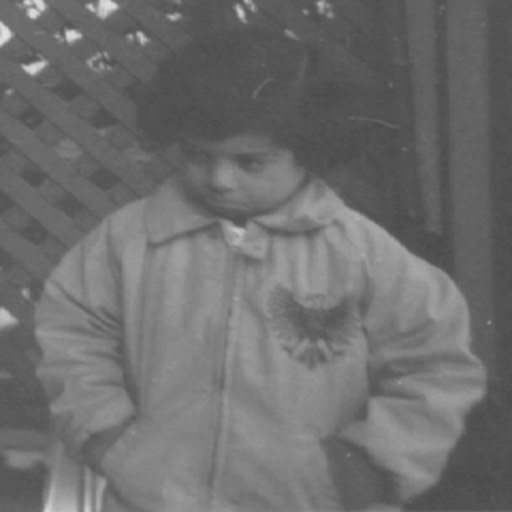
#> input picture clases/Cap03_Mejoramiento_Espacial/Matlab_Python/pout.png, 512 x 512 px
$ jupyter execute TRAT03_Equalization.ipynb
#> lines starting #> are read from the running program, lines starting #| are printed output that depends on the picture
[cell 1]
import numpy as np
from  cv2 import imread
import matplotlib.pyplot as plt

[cell 2]
def howis(img):
  print('size = ',img.shape)
  print('max  = ',np.max(img))
  print('min  = ',np.min(img))


def imhist(X):
  (N,M) = X.shape
  n = 256
  h = np.zeros((256,))
  for i in range(N):
    for j in range(M):
      x = X[i,j]
      h[x] = h[x]+1
  plt.figure(figsize=(60,9))
  plt.bar(range(n),h[0:n])
  plt.show()

[cell 3]
# equalizacion que fuerza al histograma de salida ser uniforme
def hist_forceuni(img):

    img_x = img.copy()
    img_x = 255 * ((img_x - img_x.min()) / (img_x.max() - img_x.min()))

    n, m = img_x.shape
    y = np.zeros((n * m, 1), dtype=np.uint8)
    j = np.argsort(img_x.flatten())
    z = np.zeros((n * m, 1), dtype=np.uint8)
    d = np.int64(np.fix((n * m / 256) + 0.5))

    for i in range(255):
        z[i * d:(i + 1) * d] = i * np.ones((d, 1))  # , dtype=np.uint8)
    z[255 * d:n * m] = 255 * np.ones((n * m - 255 * d, 1))  # , dtype=np.uint8)

    y[j] = z
    y = y.reshape(n, m)

    return y

[cell 4]
X0 = imread('pout.png',0)
#> X0 is the input picture: shape (512, 512); min 74, max 224, mean 110.3
plt.figure(figsize=(8,8))
plt.axis('off')
plt.imshow(X0,cmap='gray')
plt.show()
howis(X0)
#| size =  (512, 512)
#| max  =  224
#| min  =  74

[cell 5]
imhist(X0)
#> after the loop in imhist, `for i in range(N):`: h = 256 values, max 11400 at index 82, min 0 at index 0, mean 1024
#> in imhist, `plt.show()`:
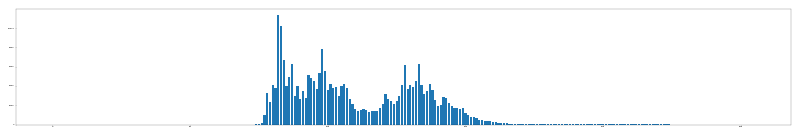
#> figure drawn by matplotlib, 1 panel; tallest bar 11400 high, from x = 81.6 to 82.4

[cell 6]
X1 = X0.copy()
X1 = 255 * ((X1 - X1.min()) / (X1.max() - X1.min()))
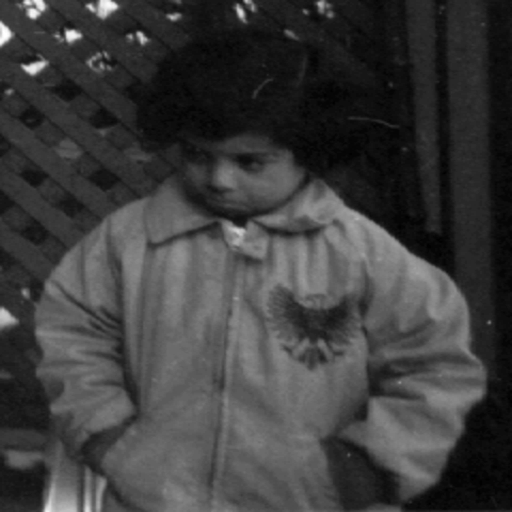
#> X1: shape (512, 512) float64; min 0, max 255, mean 61.7
X1 = X1.astype(np.uint8)
howis(X1)
#| size =  (512, 512)
#| max  =  255
#| min  =  0
plt.figure(figsize=(8,8))
plt.axis('off')
plt.imshow(X1,cmap='gray')

[cell 7]
imhist(X1)
#> after the loop in imhist (call 2), `for i in range(N):`: h = 256 values, max 11400 at index 13, min 0 at index 2, mean 1024
#> in imhist (call 2), `plt.show()`:
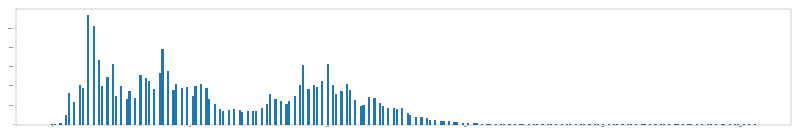
#> figure drawn by matplotlib, 1 panel; tallest bar 11400 high, from x = 12.6 to 13.4

[cell 8]
X2 = hist_forceuni(X0)
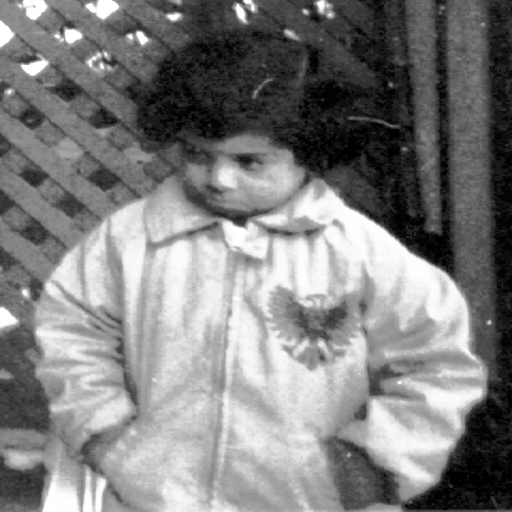
#> X2: shape (512, 512); min 0, max 255, mean 127.5
howis(X2)
#| size =  (512, 512)
#| max  =  255
#| min  =  0
plt.figure(figsize=(8,8))
plt.axis('off')
plt.imshow(X2,cmap='gray')

[cell 9]
imhist(X2)
#> after the loop in imhist (call 3), `for i in range(N):`: h = 256 values from 1024 to 1024
#> in imhist (call 3), `plt.show()`:
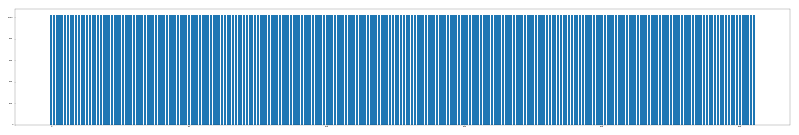
#> figure drawn by matplotlib, 1 panel

Ver implementación [from skratch](https://medium.com/hackernoon/histogram-equalization-in-python-from-scratch-ebb9c8aa3f23)

[cell 10]
from cv2 import equalizeHist
X3 = equalizeHist(X0)
plt.figure(figsize=(8,8))
plt.axis('off')
plt.imshow(X3,cmap='gray')

[cell 11]
imhist(X3)
#> after the loop in imhist (call 4), `for i in range(N):`: h = 256 values, max 11400 at index 25, min 0 at index 2, mean 1024
#> in imhist (call 4), `plt.show()`:
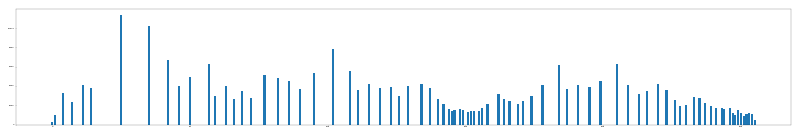
#> figure drawn by matplotlib, 1 panel; tallest bar 11400 high, from x = 24.6 to 25.4

[cell 12]
Y = np.hstack((X0,X1,X2,X3))
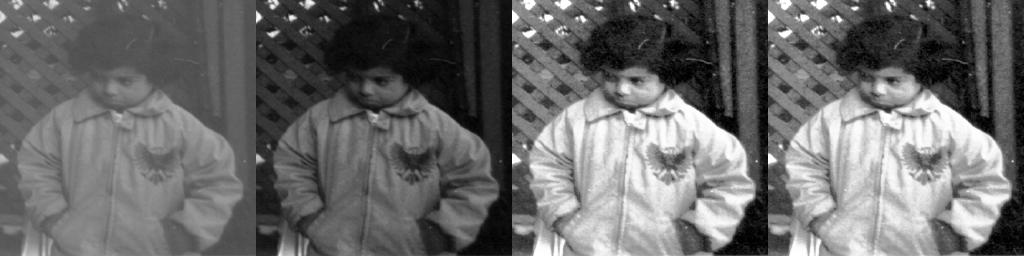
#> Y: shape (512, 2048) (shown at 1/2 size); min 0, max 255, mean 107.2
plt.figure(figsize=(8,8))
plt.axis('off')
plt.imshow(Y,cmap='gray')
# original, expanded, uni-forced, not-uniforced
